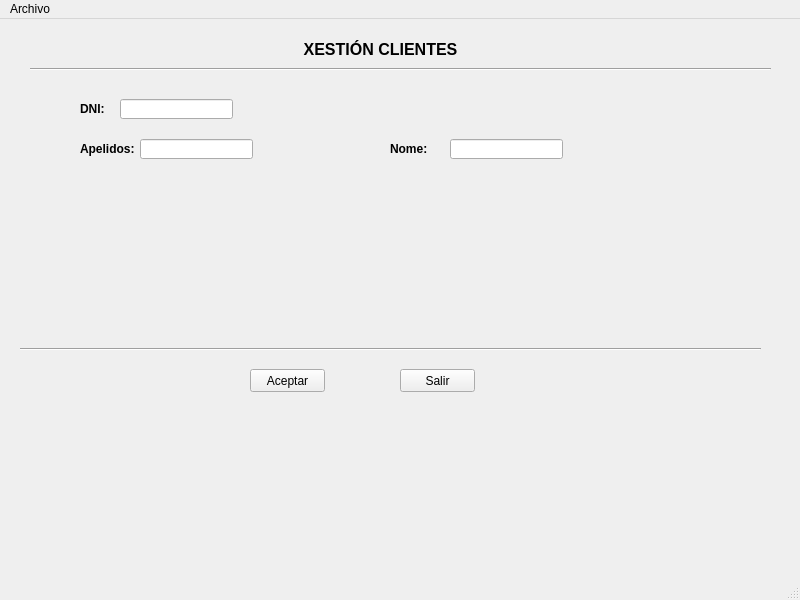
<?xml version="1.0" encoding="UTF-8"?>
<ui version="4.0">
 <class>MainWindow</class>
 <widget class="QMainWindow" name="MainWindow">
  <property name="geometry">
   <rect>
    <x>0</x>
    <y>0</y>
    <width>800</width>
    <height>600</height>
   </rect>
  </property>
  <property name="windowTitle">
   <string>MainWindow</string>
  </property>
  <widget class="QWidget" name="centralwidget">
   <widget class="QLabel" name="lblTitulo">
    <property name="geometry">
     <rect>
      <x>270</x>
      <y>10</y>
      <width>221</width>
      <height>41</height>
     </rect>
    </property>
    <property name="text">
     <string>&lt;html&gt;&lt;head/&gt;&lt;body&gt;&lt;p align=&quot;center&quot;&gt;&lt;span style=&quot; font-size:12pt; font-weight:600;&quot;&gt;XESTIÓN CLIENTES&lt;/span&gt;&lt;/p&gt;&lt;/body&gt;&lt;/html&gt;</string>
    </property>
   </widget>
   <widget class="Line" name="line">
    <property name="geometry">
     <rect>
      <x>30</x>
      <y>40</y>
      <width>741</width>
      <height>20</height>
     </rect>
    </property>
    <property name="orientation">
     <enum>Qt::Horizontal</enum>
    </property>
   </widget>
   <widget class="QLabel" name="lblDNI">
    <property name="geometry">
     <rect>
      <x>80</x>
      <y>80</y>
      <width>31</width>
      <height>21</height>
     </rect>
    </property>
    <property name="text">
     <string>&lt;html&gt;&lt;head/&gt;&lt;body&gt;&lt;p&gt;&lt;span style=&quot; font-size:9pt; font-weight:600;&quot;&gt;DNI:&lt;/span&gt;&lt;/p&gt;&lt;/body&gt;&lt;/html&gt;</string>
    </property>
   </widget>
   <widget class="QLabel" name="lblNombre">
    <property name="geometry">
     <rect>
      <x>390</x>
      <y>120</y>
      <width>61</width>
      <height>21</height>
     </rect>
    </property>
    <property name="text">
     <string>&lt;html&gt;&lt;head/&gt;&lt;body&gt;&lt;p&gt;&lt;span style=&quot; font-size:9pt; font-weight:600;&quot;&gt;Nome:&lt;/span&gt;&lt;/p&gt;&lt;/body&gt;&lt;/html&gt;</string>
    </property>
   </widget>
   <widget class="QLabel" name="lblApellidos">
    <property name="geometry">
     <rect>
      <x>80</x>
      <y>120</y>
      <width>61</width>
      <height>21</height>
     </rect>
    </property>
    <property name="text">
     <string>&lt;html&gt;&lt;head/&gt;&lt;body&gt;&lt;p&gt;&lt;span style=&quot; font-size:9pt; font-weight:600;&quot;&gt;Apelidos:&lt;/span&gt;&lt;/p&gt;&lt;/body&gt;&lt;/html&gt;</string>
    </property>
   </widget>
   <widget class="QLineEdit" name="leDNI">
    <property name="geometry">
     <rect>
      <x>120</x>
      <y>80</y>
      <width>113</width>
      <height>20</height>
     </rect>
    </property>
   </widget>
   <widget class="QLineEdit" name="leNombre">
    <property name="geometry">
     <rect>
      <x>450</x>
      <y>120</y>
      <width>113</width>
      <height>20</height>
     </rect>
    </property>
   </widget>
   <widget class="QLineEdit" name="leApellidos">
    <property name="geometry">
     <rect>
      <x>140</x>
      <y>120</y>
      <width>113</width>
      <height>20</height>
     </rect>
    </property>
   </widget>
   <widget class="Line" name="line_2">
    <property name="geometry">
     <rect>
      <x>20</x>
      <y>320</y>
      <width>741</width>
      <height>20</height>
     </rect>
    </property>
    <property name="orientation">
     <enum>Qt::Horizontal</enum>
    </property>
   </widget>
   <widget class="QPushButton" name="btAceptar">
    <property name="geometry">
     <rect>
      <x>250</x>
      <y>350</y>
      <width>75</width>
      <height>23</height>
     </rect>
    </property>
    <property name="text">
     <string>Aceptar</string>
    </property>
   </widget>
   <widget class="QPushButton" name="btSalir">
    <property name="geometry">
     <rect>
      <x>400</x>
      <y>350</y>
      <width>75</width>
      <height>23</height>
     </rect>
    </property>
    <property name="text">
     <string>Salir</string>
    </property>
   </widget>
   <widget class="QLabel" name="lblValidarDNI">
    <property name="geometry">
     <rect>
      <x>250</x>
      <y>80</y>
      <width>47</width>
      <height>21</height>
     </rect>
    </property>
    <property name="text">
     <string>&lt;html&gt;&lt;head/&gt;&lt;body&gt;&lt;p&gt;&lt;br/&gt;&lt;/p&gt;&lt;/body&gt;&lt;/html&gt;</string>
    </property>
   </widget>
  </widget>
  <widget class="QMenuBar" name="menubar">
   <property name="geometry">
    <rect>
     <x>0</x>
     <y>0</y>
     <width>800</width>
     <height>21</height>
    </rect>
   </property>
   <widget class="QMenu" name="menuArchivo">
    <property name="title">
     <string>Archivo</string>
    </property>
    <addaction name="actionSalir"/>
   </widget>
   <addaction name="menuArchivo"/>
  </widget>
  <widget class="QStatusBar" name="statusbar"/>
  <action name="actionSalir">
   <property name="text">
    <string>Salir</string>
   </property>
   <property name="shortcut">
    <string>Alt+4</string>
   </property>
  </action>
 </widget>
 <resources/>
 <connections/>
</ui>
